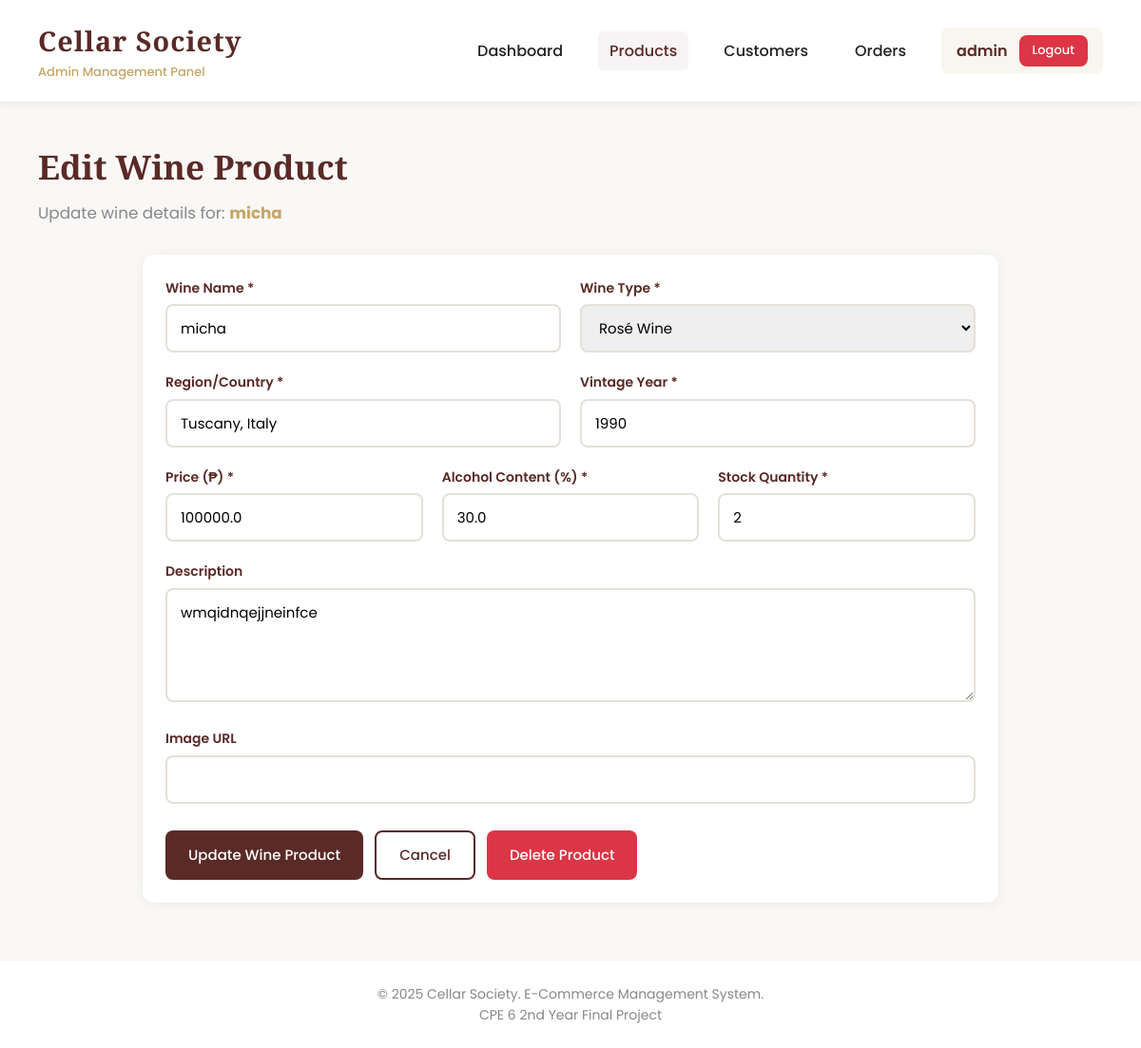
The page /products/edit/2 (signed in) on the database its author committed.
### tables this page shows
CREATE TABLE products (
        id INTEGER PRIMARY KEY AUTOINCREMENT,
        name TEXT NOT NULL,
        type TEXT NOT NULL,
        region TEXT NOT NULL,
        vintage INTEGER NOT NULL,
        price REAL NOT NULL,
        alcohol REAL NOT NULL,
        stock INTEGER NOT NULL,
        description TEXT,
        image_url TEXT,
        created_at TIMESTAMP DEFAULT CURRENT_TIMESTAMP
    );

### cellar-society/app.py (the view, shortened to what this page needs)
@app.route('/products/edit/<int:product_id>', methods=['GET', 'POST'])
@admin_required
def edit_product(product_id):
    conn = get_db_connection()
    product = conn.execute('SELECT * FROM products WHERE id=?', (product_id,)).fetchone()
    if not product:
        flash('Product not found.', 'error')
        return redirect(url_for('products'))
    conn.close()
    return render_template('admin/edit_product.html', product=product)

### cellar-society/app.py (called while the page is built)
def get_db_connection():
    conn = sqlite3.connect(DB_PATH)
    conn.row_factory = sqlite3.Row
    return conn

def admin_required(f):
    @wraps(f)
    def decorated(*args, **kwargs):
        if 'admin_id' not in session:
            flash('Please log in as admin.', 'error')
            return redirect(url_for('login'))
        return f(*args, **kwargs)
    return decorated

### cellar-society/templates/admin/edit_product.html (shortened to what this page needs)
{% extends "admin/base.html" %}
{% block content %}
<div class="page-header">
    <h2>Edit Wine Product</h2>
    <p>Update wine details for: <strong style="color: var(--accent);">{{ product.name }}</strong></p>
</div>
<div class="card" style="max-width: 900px; margin: 0 auto;">
    <form method="POST">
        <div class="form-row">
            <div class="form-group">
                <label>Wine Name *</label>
                <input type="text" name="name" value="{{ product.name }}" required>
            </div>
            <div class="form-group">
                <label>Wine Type *</label>
                <select name="type" required>
                    <option value="Rosé" {% if product.type == 'Rosé' %}selected{% endif %}>Rosé Wine</option>
                </select>
            </div>
        </div>
        <div class="form-row">
            <div class="form-group">
                <label>Region/Country *</label>
                <input type="text" name="region" value="{{ product.region }}" required>
            </div>
            <div class="form-group">
                <label>Vintage Year *</label>
                <input type="number" name="vintage" value="{{ product.vintage }}" min="1900" max="2024" required>
            </div>
        </div>
        <div class="form-row">
            <div class="form-group">
                <label>Price (₱) *</label>
                <input type="number" name="price" value="{{ product.price }}" step="0.01" min="0" required>
            </div>
            <div class="form-group">
                <label>Alcohol Content (%) *</label>
                <input type="number" name="alcohol" value="{{ product.alcohol }}" step="0.1" min="0" max="100" required>
            </div>
            <div class="form-group">
                <label>Stock Quantity *</label>
                <input type="number" name="stock" value="{{ product.stock }}" min="0" required>
            </div>
        </div>
        <div class="form-group">
            <label>Description</label>
            <textarea name="description" rows="4">{{ product.description }}</textarea>
        </div>
        <div class="form-group">
            <label>Image URL</label>
            <input type="url" name="image_url" value="{{ product.image_url }}">
        </div>
        <div style="display: flex; gap: 12px; margin-top: 28px;">
            <button type="submit" class="btn primary">Update Wine Product</button>
            <a href="{{ url_for('products') }}" class="btn ghost">Cancel</a>
            <form method="POST" action="{{ url_for('delete_product', product_id=product.id) }}" style="display: inline; margin-left: auto;" onsubmit="return confirm('Are you sure you want to delete this wine?');">
                <button type="submit" class="btn danger">Delete Product</button>
            </form>
        </div>
    </form>
</div>
{% endblock %}

### cellar-society/templates/admin/base.html (style rules this page uses)
:root { --primary: #5a2a27; --accent: #c6a664; --bg: #f9f8f7; --card-bg: #ffffff; --text: #222; --muted: #888; --success: #28a745; --danger: #dc3545; --warning: #ffc107; }
* { margin: 0; padding: 0; box-sizing: border-box; }
body { font-family: 'Poppins', sans-serif; background: var(--bg); color: var(--text); line-height: 1.6; }
.page-header { margin-bottom: 30px; }
.page-header h2 { font-family: 'Playfair Display', serif; color: var(--primary); font-size: 2.2em; margin-bottom: 8px; }
.page-header p { color: var(--muted); font-size: 1.05em; }
.card { background: var(--card-bg); border-radius: 12px; box-shadow: 0 2px 12px rgba(0,0,0,0.06); padding: 24px; margin-bottom: 24px; }
.btn { padding: 12px 24px; border: none; border-radius: 8px; cursor: pointer; font-family: 'Poppins'; font-weight: 500; font-size: 15px; transition: all 0.3s; text-decoration: none; display: inline-block; }
.btn.primary { background: var(--primary); color: white; }
.btn.danger { background: var(--danger); color: white; }
.btn.ghost { background: transparent; border: 2px solid var(--primary); color: var(--primary); }
.form-group { margin-bottom: 20px; }
.form-group label { display: block; margin-bottom: 6px; color: var(--primary); font-weight: 600; font-size: 14px; }
.form-group input, .form-group textarea, .form-group select { width: 100%; padding: 12px 14px; border-radius: 8px; border: 2px solid #e5e0da; font-family: 'Poppins'; font-size: 15px; transition: all 0.3s; }
.form-group textarea { resize: vertical; min-height: 100px; }
.form-row { display: grid; grid-template-columns: repeat(auto-fit, minmax(200px, 1fr)); gap: 20px; }

### rows shown on the page
products: name "micha", type "Rosé Wine", region "Tuscany, Italy", vintage "1990", price "100000.0", alcohol "30.0", stock "2", description "wmqidnqejjneinfce"

### other values the page prints
{{ session.admin_username }} "admin"
